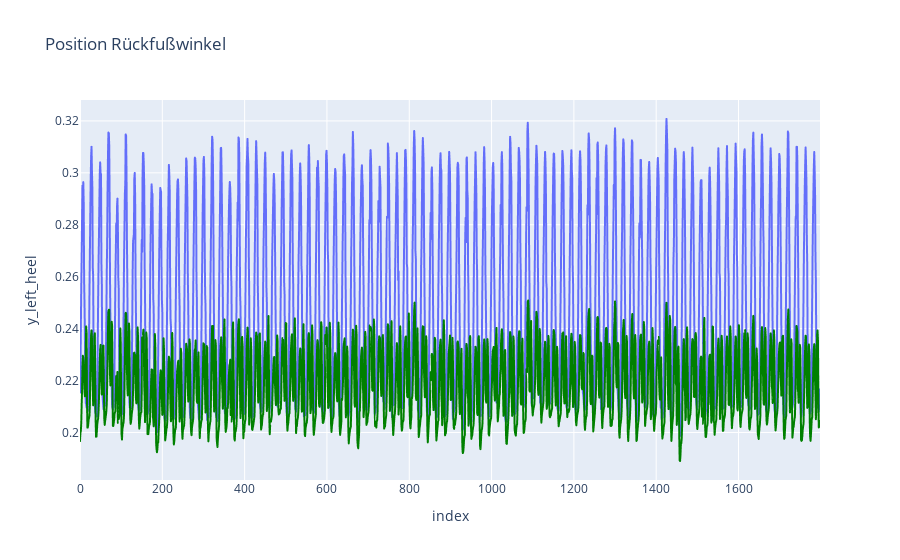

The notebook cell this image was saved under:
### Markdown cell above
### Vergleich meherer Gelenkpunkte 
* seitliche Ansicht und y-Bewegung zur Feststellung des Zeitpunkts für die Berechnung des Winkels
* hintere Ansicht und x-Bewegung zur Berechnung des Winkels

### Code cell
import pandas as pd
import plotly.express as px
import matplotlib as mpl

joints_x = ["z_left_knee", "z_left_ankle", "z_left_heel"]
joints_y = ["y_left_heel", "y_left_foot_index"]

fig_knee = px.line(df, y="y_left_heel", title='Position Rückfußwinkel')
fig_ankle = px.line(df, y="y_left_foot_index")
fig_ankle.update_traces(line= dict(
    color = "green"
))

fig_knee.add_trace(fig_ankle.data[0], )
fig_knee.show()

### Figure 1 — Plotly figure (JSON) as saved in the notebook; plotly's stock layout.template omitted (floating-point values rounded to 4 significant figures; data arrays with more than 128 entries replaced by an {"elided": "..."} marker saying what was removed)
{"data": [{"hovertemplate": "index=%{x}<br>y_left_heel=%{y}<extra></extra>", "legendgroup": "", "line": {"color": "#636efa", "dash": "solid"}, "marker": {"symbol": "circle"}, "mode": "lines", "name": "", "showlegend": false, "type": "scattergl", "x": {"elided": "1799 int values"}, "xaxis": "x", "y": {"elided": "1799 float values"}, "yaxis": "y"}, {"hovertemplate": "index=%{x}<br>y_left_foot_index=%{y}<extra></extra>", "legendgroup": "", "line": {"color": "green", "dash": "solid"}, "marker": {"symbol": "circle"}, "mode": "lines", "name": "", "showlegend": false, "type": "scattergl", "x": {"elided": "1799 int values"}, "xaxis": "x", "y": {"elided": "1799 float values"}, "yaxis": "y"}], "layout": {"legend": {"tracegroupgap": 0}, "title": {"text": "Position Rückfußwinkel"}, "xaxis": {"anchor": "y", "domain": [0, 1], "title": {"text": "index"}}, "yaxis": {"anchor": "x", "domain": [0, 1], "title": {"text": "y_left_heel"}}}}
